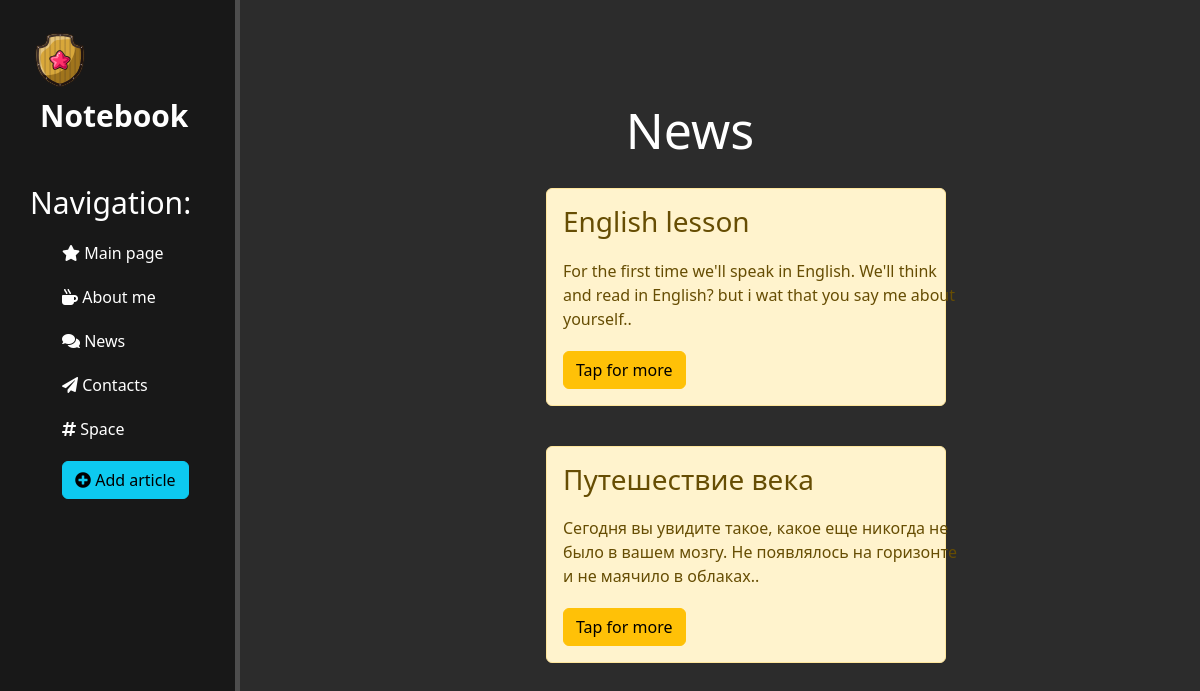
Before: /news/ with the older database file.
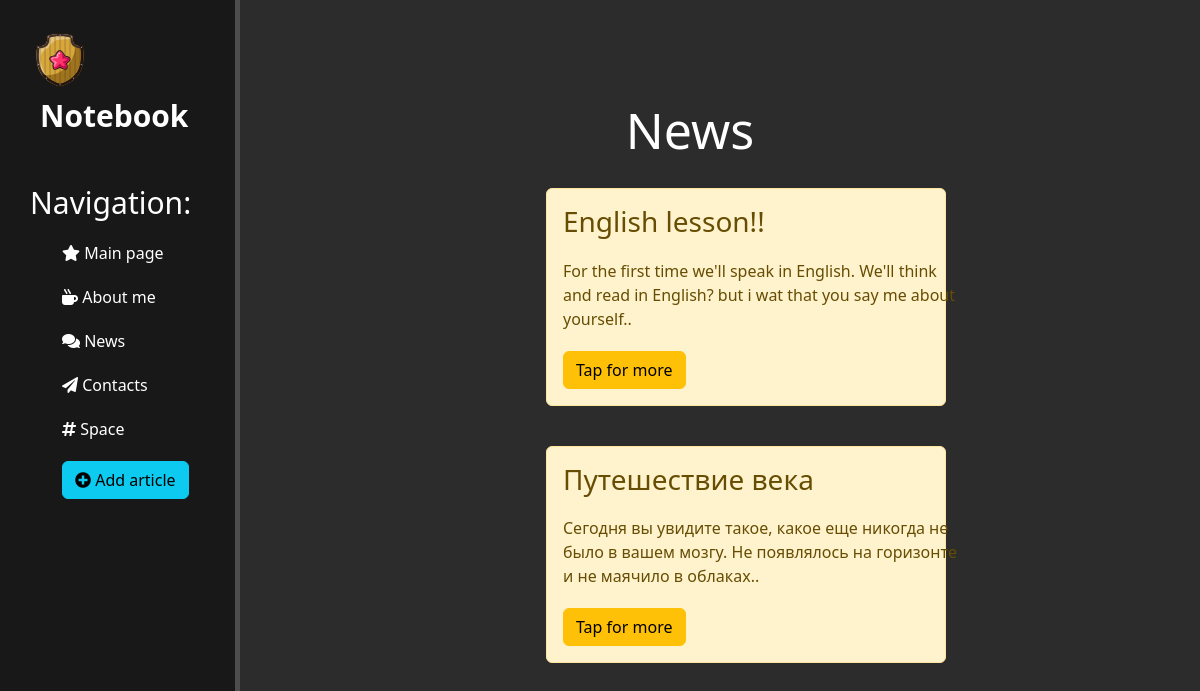
After: the same page with the newer database file.
### news/models.py (models this page shows, shortened)
class Article(models.Model):  # 1. создаем класс для базы данных
    title = models.CharField('Title',  max_length=50)  # 2.1 строка до 250 символов
    anons = models.CharField('Notification',  max_length=250)
    full_text = models.TextField('Article')  # 2.2 строка больше 250 символов
    date = models.DateTimeField('Дата публикации')  # 2.3 дата и время
    class Meta:
        verbose_name = 'Новость'
        verbose_name_plural = 'Новости'

### news/views.py (the view)
# urls.py: path('', views.news_home, name='news_home'),  # 2. пишем путь к функции к странице с новостями в приложении news
def news_home(request):
    news = Article.objects.order_by('-date') [:2]  # 2.2 сортировка по дате публикации, срез - 2 записи
    return render (request, 'news/news_home.html', {'news': news})

### news/templates/news/news_home.html (shortened to what this page needs)
{% extends 'main/layout.html' %}
{% block content %}
    <div class="features">
        <h1>News</h1>
        {% if news %}
            {% for el in news %}
                <div class="alert alert-warning">
                    <h3>{{ el.title }}</h3>
                    <p>{{ el.full_text }}</p>
                    <a href="{% url 'news-detail' el.id %}" class="btn btn-warning">Tap for more</a>
                </div>
            {% endfor %}
        {% else %}
            <p> У вас нет записей! </p>
        {% endif %}
    </div>
{% endblock %}

Changed rows visible on the page:
changed Article: title "English lesson" → "English lesson!!"
